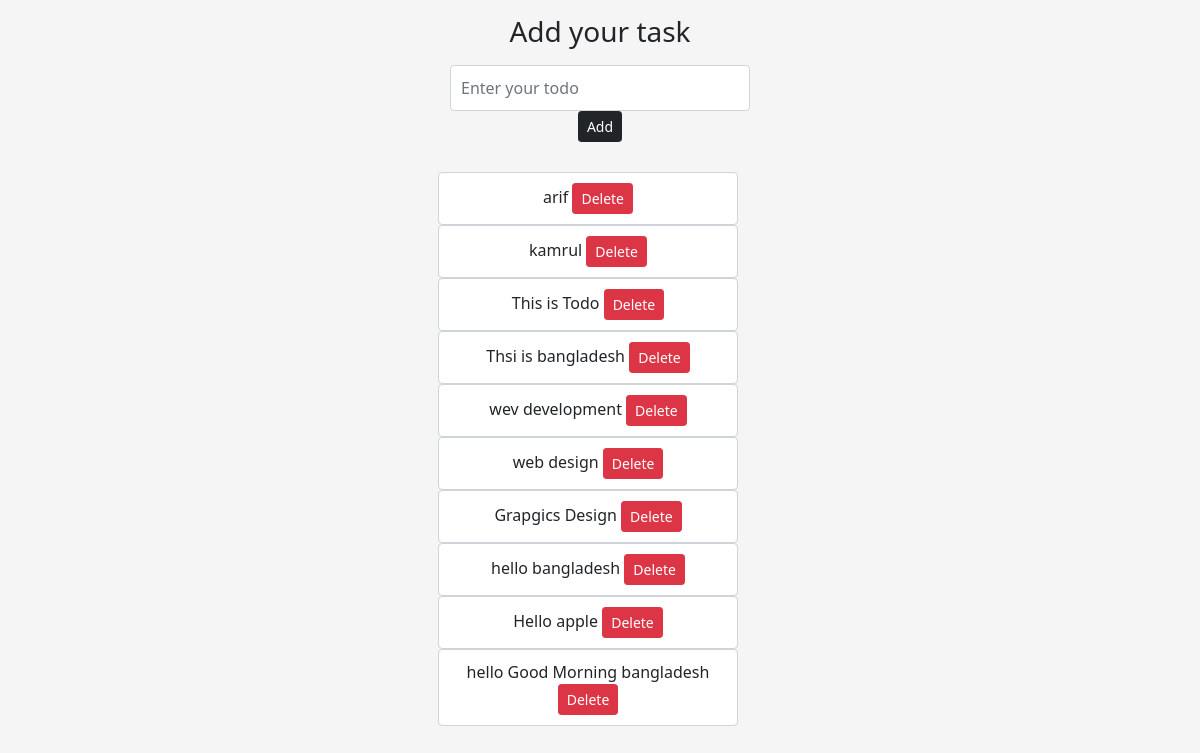
The page / on the database its author committed.
### todo/models.py (models this page shows)
class Task(models.Model):
    description = models.CharField(max_length=300)
    completed = models.BooleanField(default=False)
    created_at=models.DateTimeField(auto_now_add=True)
    def __str__(self):
        return self.description

### todo/views.py (the view)
# urls.py: path('',views.index,name="index"),
def  index(request):
    task = Task.objects.all()
    if request.method == "POST":
        new_task=request.POST.get('text')
        if new_task != "":
            new_Task = Task(description= new_task,completed=False)
        new_Task.save()
        print(new_task)
    context = {
        'tasks':task,
    }
    return render(request, "todo/index.html" ,context)

### templates/todo/index.html (shortened to what this page needs)
<html>
<head>
</head>
<link href="https://cdn.jsdelivr.net/npm/bootstrap@5.0.0-beta1/dist/css/bootstrap.min.css" rel="stylesheet">
<body class="text-center">
    <form class="form-signin" method="post">
        <h1 class="h3 mb-3 font-weight-normal">Add your task</h1>
        <input type="text" class="form-control" name="text" id="text" placeholder="Enter your todo">
        <button class="btn btn-sm btn-dark" type="submit">Add</button>
    </form>
    <div class="container form-signin">
        {% for task in tasks %}
        <div class="row form-control">
            <div class="col">
                {{task}}
                <a href="{% url 'deleteTask' task.id %}" class="btn btn-sm btn-danger">Delete</a>
            </div>
        </div>
        {% endfor %}
    </div>
</html>

### templates/todo/index.html (style rules this page uses)
html, body { height: 100%; }
body { -webkit-box-align: center; align-items: center; justify-content: center; background-color: #f5f5f5; }
.form-signin { width: 100%; max-width: 330px; padding: 15px; margin: 0 auto; }
.form-signin .form-control { position: absoulte; margin: 5, box-sizing: border-box; height: auto; padding: 10px; font-size: 16px; }

### rows shown on the page
Task: description "arif"
Task: description "kamrul"
Task: description "This is Todo"
Task: description "Thsi is bangladesh"
Task: description "wev development"
Task: description "web design"
Task: description "Grapgics Design"
Task: description "hello bangladesh"
Task: description "Hello apple"
Task: description "hello Good Morning bangladesh"
